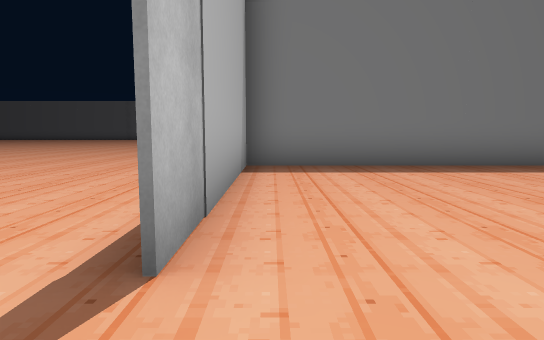
view 1 (above)

24 first-person views from a walk through a 3-D level made in the Unity game engine. The camera is 1.2 m above the floor, tilts 6° down and sees 75° across. The floor is counted in squares, 2 m on a side. Each view is taken from the middle of a square. On the plan, view 1 faces up. The plan holds only what a view shows up to about 10 squares ahead; the rest is blank. The place goes on beyond the plan. The player is left out. Door leaves are left out, so doorways stand open.

view 2
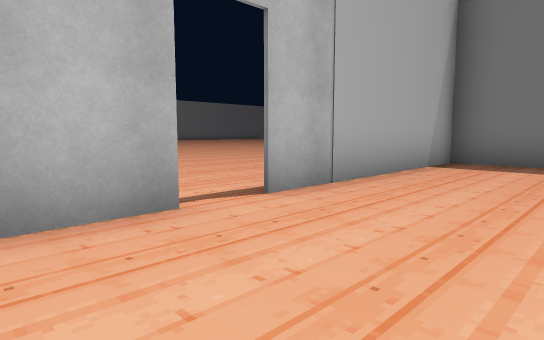

view 3
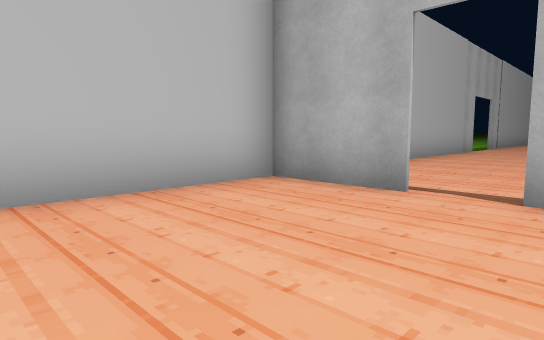

view 4
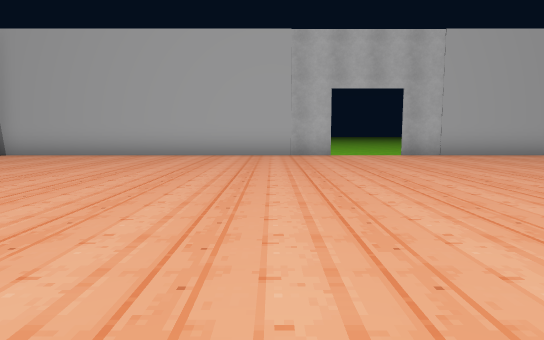

view 5
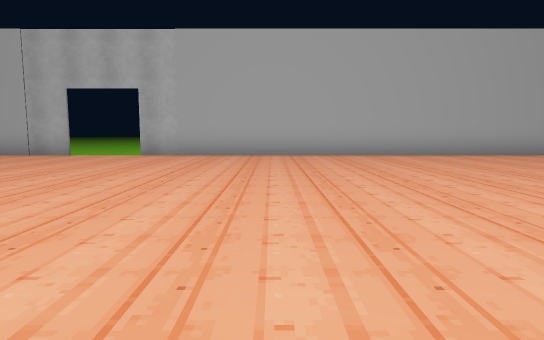

view 6
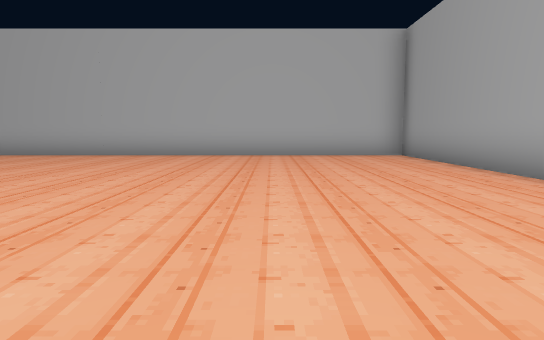

view 7
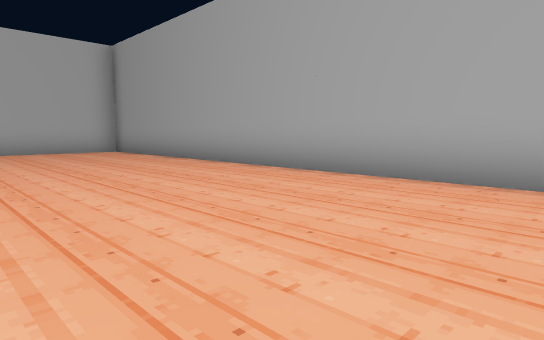

view 8
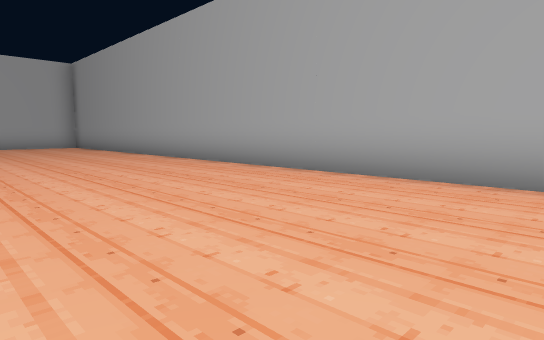

view 9
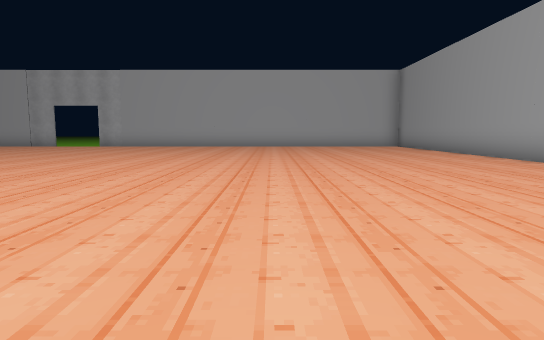

view 10
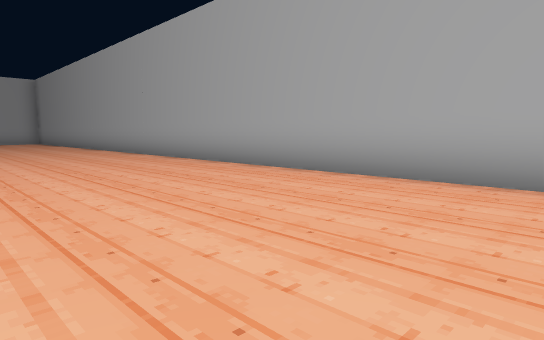

view 11
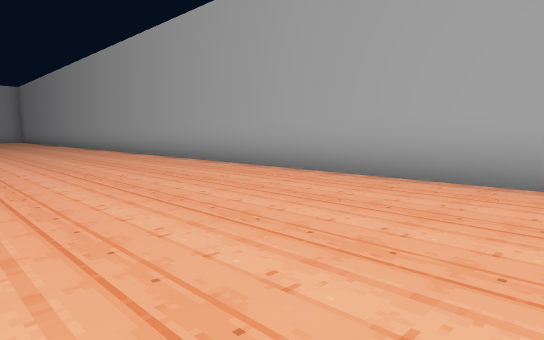

view 12
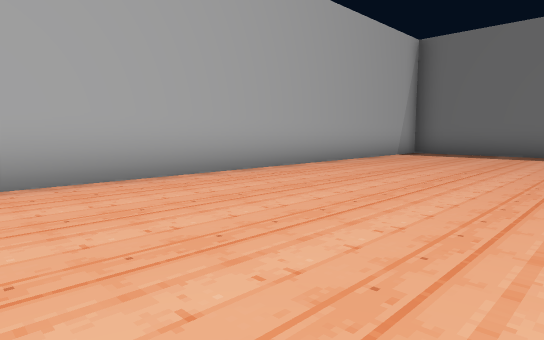

view 13
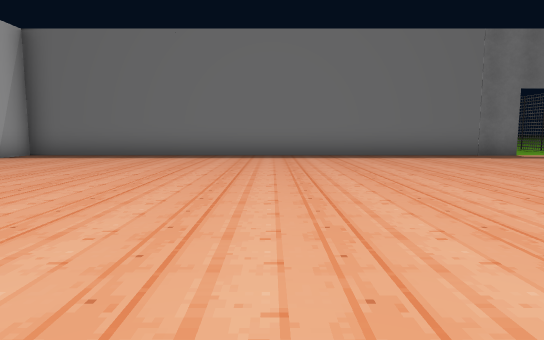

view 14
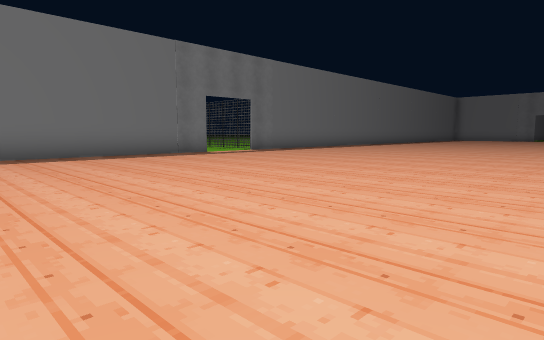

view 15
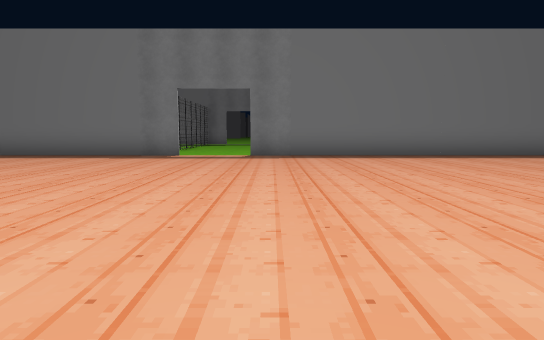

view 16
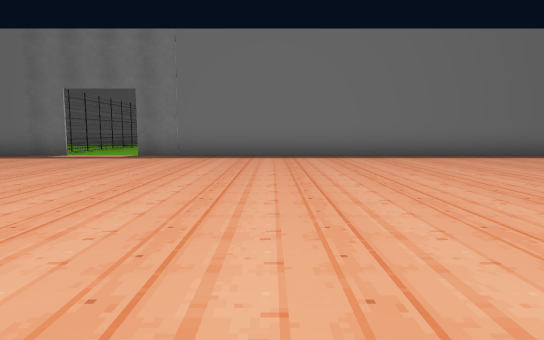

view 17
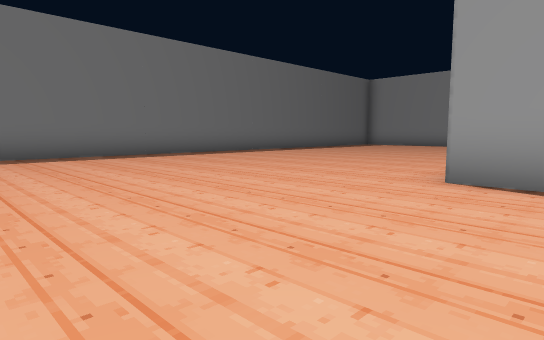

view 18
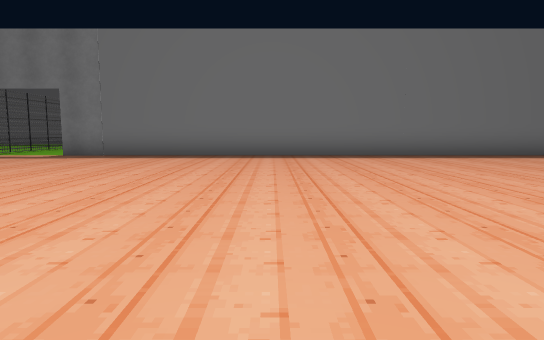

view 19
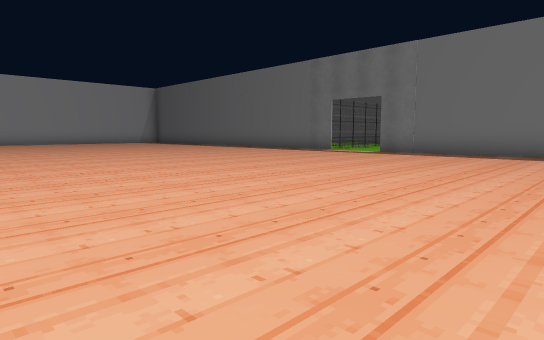

view 20
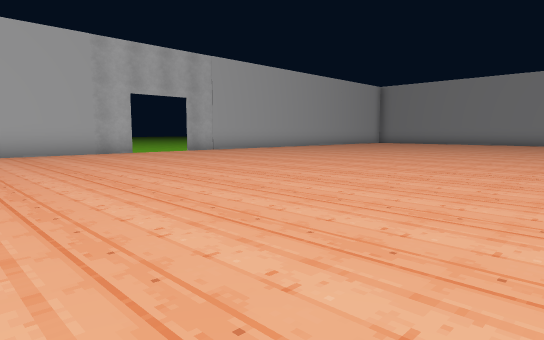

view 21
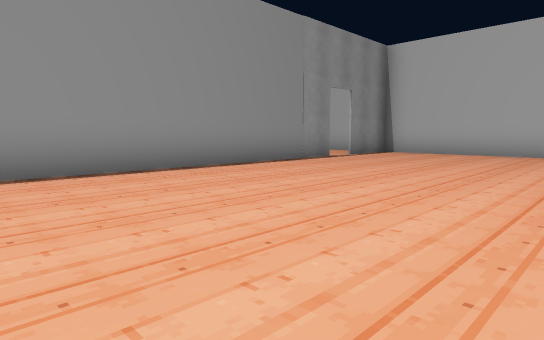

view 22
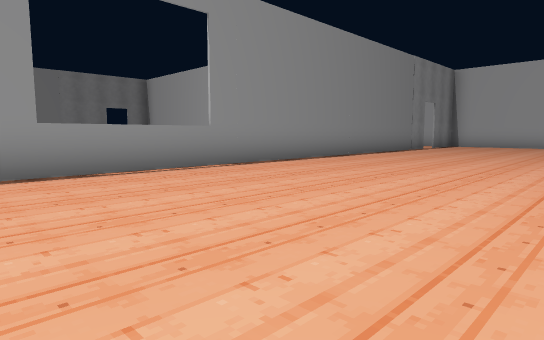

view 23
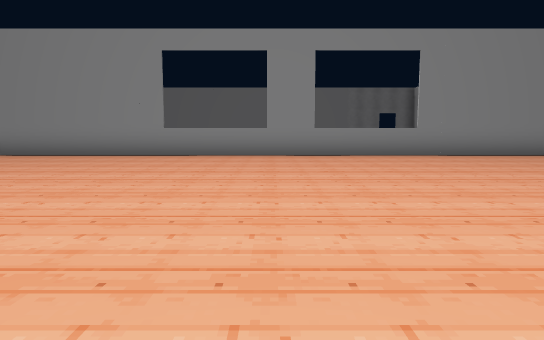

view 24
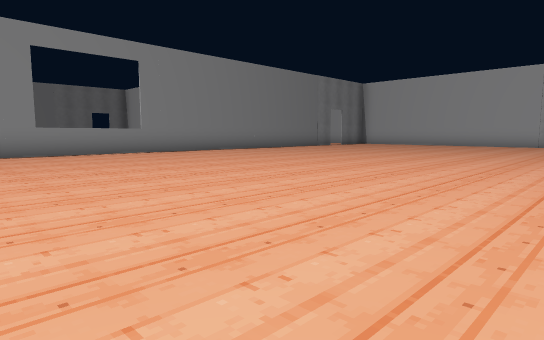

### Floor plan
Points are (right, up) in squares from view 1. A wall is a line through its corners. A room is listed if a view was taken in it or the views show most of it. See-through windows are left out.
Room 1 (views 1, 2, 3)
walls: (-0.5, 0.5) (-0.5, -1.5); (-0.9, -1.5) (2.6, -1.5); (3.5, 6.5) (-0.5, 6.5) (-0.5, 1.4)
ways out: open door at (-0.5, 1) to room 2
Room 2 (views 4, 5, 6, 7, 8, 9, 10, 11, 12, 13, 14, 15, 16, 17, 18, 19, 20, 21, 22, 23, 24)
walls: (-11.4, 30.5) (-24.5, 30.5) (-24.5, -1.5) (-11.4, -1.5); (-9.6, -1.5) (-0.9, -1.5); (-0.5, 1.4) (-0.5, 22.6); (3.2, 30.5) (-8.5, 30.5)
ways out: open door at (-0.5, 1) to room 1; opening at (-10.5, 30)

Positions as (right, up) in squares from view 1, and headings:
1: (0, 0), facing up
2: (2, -1), facing up-left
3: (3, 2), facing down-left
4: (-8, 8), facing down
5: (-15, 8), facing down
6: (-21, 8), facing down
7: (-20, 10), facing down-left
8: (-20, 14), facing down-left
9: (-19, 14), facing down
10: (-20, 20), facing down-left
11: (-20, 24), facing down-left
12: (-20, 20), facing up-left
13: (-18, 21), facing up
14: (-18, 21), facing up-right
15: (-9, 21), facing up
16: (-6, 21), facing up
17: (-5, 21), facing up-right
18: (-4, 21), facing up
19: (-4, 20), facing up-left
20: (-5, 9), facing down-left
21: (-6, 9), facing down-right
22: (-6, 15), facing down-right
23: (-10, 15), facing right
24: (-11, 16), facing down-right
